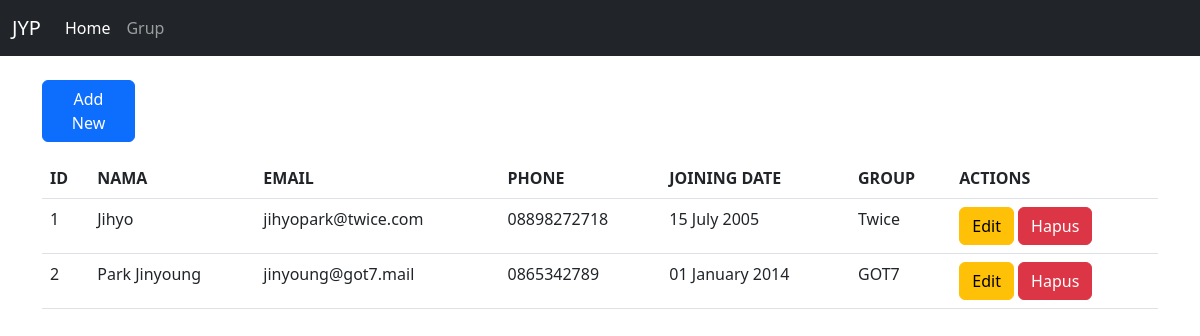
Screenshot of /TP4-DPBO/index.php with the database file from the repository.
### tables this page shows
CREATE TABLE `member` (
  `id` int(11) NOT NULL AUTO_INCREMENT,
  `name` varchar(100) NOT NULL,
  `email` varchar(100) NOT NULL,
  `phone` varchar(100) NOT NULL,
  `join_date` date NOT NULL,
  `grup_id` int(11) NOT NULL,
  PRIMARY KEY (`id`),
  KEY `fk_grup` (`grup_id`),
  CONSTRAINT `fk_grup` FOREIGN KEY (`grup_id`) REFERENCES `grup` (`grup_id`)
);

CREATE TABLE `grup` (
  `grup_id` int(11) NOT NULL AUTO_INCREMENT,
  `grup_nama` varchar(100) NOT NULL,
  PRIMARY KEY (`grup_id`)
);

### TP4-DPBO/controllers/Member.controller.php (called while the page is built, shortened)
<?php
include_once("models/Member.class.php");
include_once("views/Member.view.php");
class MemberController {
  private $member;
  function __construct(){
    $this->member = new Member(Conf::$db_host, Conf::$db_user, Conf::$db_pass, Conf::$db_name);
  }
  public function index() {
    $this->member->open();
    $this->member->getMember();
    $data = array(
      'member' => array()
    );
    while($row = $this->member->getResult()){
      array_push($data['member'], $row);
    }
    $view = new MemberView();
    $view->render($data);
  }
}

### TP4-DPBO/models/DB.class.php (called while the page is built, shortened)
<?php
class DB
{
    var $db_host = "";
    var $db_user = "";
    var $db_pass = "";
    var $db_name = "";
    var $db_link = "";
    function __construct($db_host, $db_user, $db_pass, $db_name)
    {
        $this->db_host = $db_host;
        $this->db_user = $db_user;
        $this->db_pass = $db_pass;
        $this->db_name = $db_name;
    }
    function open()
    {
        $this->db_link = mysqli_connect($this->db_host, $this->db_user, $this->db_pass, $this->db_name);
    }
    function execute($query)
    {
        $this->result = mysqli_query($this->db_link, $query);
        return $this->result;
    }
}
?>

### TP4-DPBO/models/Member.class.php (called while the page is built, shortened)
<?php
class Member extends DB
{
    function getMember()
    {
        $query = "SELECT * FROM member JOIN grup ON member.grup_id=grup.grup_id ORDER BY member.id";
        return $this->execute($query);
    }
}
?>

### TP4-DPBO/views/Member.view.php (the view, shortened to what this page needs)
<?php
  class MemberView {
    public function render($data){
      $no = 1;
      $dataMember = null;
      foreach($data['member'] as $val){
        list($id, $name, $email, $phone, $join_date, $grup_id) = $val;
        $dataMember .= "<tr>
                <td>" . $no++ . "</td>
                <td>" . $name . "</td>
                <td>" . $email . "</td>
                <td>" . $phone . "</td>
                <td>" . date('d F Y', strtotime($join_date)) . "</td>
                <td>" . $val['grup_nama'] . "</td>
                <td>
                  <a href='index.php?id_edit=" . $id .  "' class='btn btn-warning' '>Edit</a>
                  <a href='index.php?id_hapus=" . $id . "' class='btn btn-danger' '>Hapus</a>
                </td>";
        $dataMember .= "</tr>";
      }
    }
  }
?>

### TP4-DPBO/index.php
<?php
include_once("models/Template.class.php");
include_once("models/DB.class.php");
include_once("controllers/Member.controller.php");
$member = new MemberController();
if(!empty($_GET['create'])){
$id = $_GET['create'];
  $member->input($id);
}
else if (isset($_POST['add'])) {
    $member->add($_POST);
}
else if (isset($_POST['edit'])) {
    $id = $_POST['id'];
    $member->edit($id, $_POST);
}
else if (!empty($_GET['id_hapus'])) {
    $id = $_GET['id_hapus'];
    $member->delete($id);
}
else if (!empty($_GET['id_edit'])) {
    $id = $_GET['id_edit'];
    $member->input($id);
}
else{
    $member->index();
}

### TP4-DPBO/models/Template.class.php (shortened to what this page needs)
<?php
class Template
{
    var $content = '';
    function __construct($filename='')
    {
        $this->content = implode('', @file($filename));
    }
    function clear()
    {
        $this->content = preg_replace("/DATA_[A-Z|_|0-9]+/", "", $this->content);
    }
    function write()
    {
        print $this->content;
    }
    function replace($old = '', $new = '')
    {
        if (is_int($new)) {
            $value = sprintf("%d", $new);
        }
        elseif (is_float($new)) {
            $value = sprintf("%f", $new);
        }
        elseif (is_array($new)) {
            $value = '';
            foreach ($new as $item) {
                $value .= $item. ' ';
            }
        }
        else {
            $value = $new;
        }
        $this->content = preg_replace("/$old/", $value, $this->content);
    }
}
?>

### rows the page displays
member: name "Jihyo", email "jihyopark@twice.com", phone "08898272718", join_date "15 July 2005", grup.grup_nama "Twice"
member: name "Park Jinyoung", email "jinyoung@got7.mail", phone "0865342789", join_date "01 January 2014", grup.grup_nama "GOT7"

### other values shown
$this->content "JYP Home Grup Add New ID NAMA EMAIL PHONE JOINING DATE GROUP ACTIONS"
